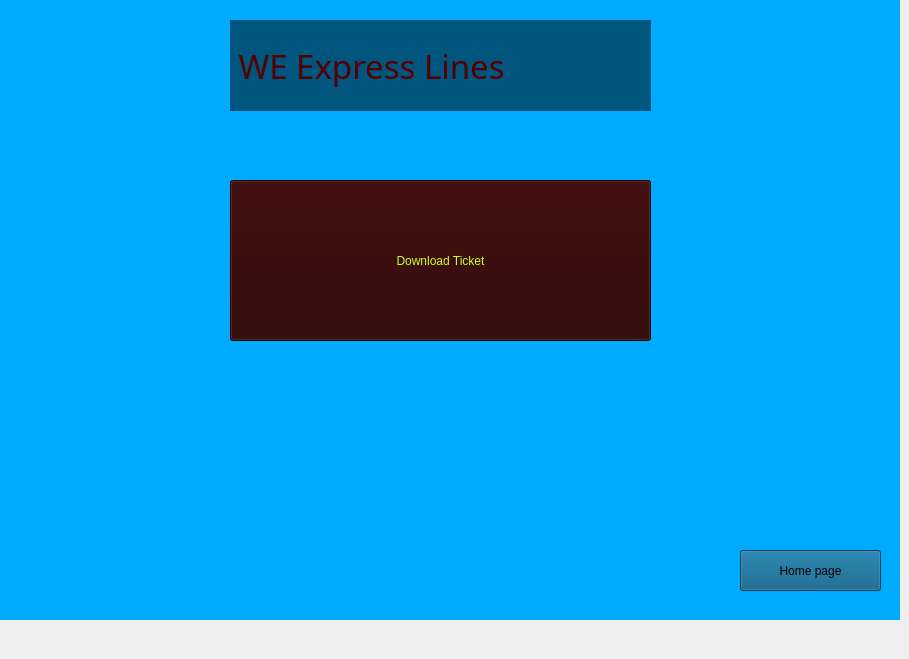
    <widget class="QWidget" name="Download_Refund_Ticket_page">
     <widget class="QLabel" name="label_185">
      <property name="geometry">
       <rect>
        <x>0</x>
        <y>-30</y>
        <width>900</width>
        <height>650</height>
       </rect>
      </property>
      <property name="styleSheet">
       <string notr="true">background-color: rgb(0, 170, 255);</string>
      </property>
      <property name="text">
       <string/>
      </property>
      <property name="pixmap">
       <pixmap>C:/Users/USER/OneDrive/Pictures/working_picture/bus.jpg</pixmap>
      </property>
      <property name="scaledContents">
       <bool>true</bool>
      </property>
     </widget>
     <widget class="QPushButton" name="download_ticket_button">
      <property name="geometry">
       <rect>
        <x>230</x>
        <y>180</y>
        <width>421</width>
        <height>161</height>
       </rect>
      </property>
      <property name="styleSheet">
       <string notr="true">font: 28pt &quot;Ravie&quot;;
color: rgb(207, 255, 32);
background-color: rgb(43, 0, 0);</string>
      </property>
      <property name="text">
       <string>Download Ticket</string>
      </property>
     </widget>
     <widget class="QLabel" name="label_201">
      <property name="geometry">
       <rect>
        <x>230</x>
        <y>20</y>
        <width>421</width>
        <height>91</height>
       </rect>
      </property>
      <property name="font">
       <font>
        <family>Ravie</family>
        <pointsize>25</pointsize>
        <italic>false</italic>
        <bold>false</bold>
       </font>
      </property>
      <property name="styleSheet">
       <string notr="true">color: rgb(85, 0, 0);

background-color: rgb(0, 85, 127);
font: 25pt &quot;Ravie&quot;;</string>
      </property>
      <property name="text">
       <string> WE Express Lines</string>
      </property>
     </widget>
     <widget class="QPushButton" name="home_page_button">
      <property name="geometry">
       <rect>
        <x>740</x>
        <y>550</y>
        <width>141</width>
        <height>41</height>
       </rect>
      </property>
      <property name="styleSheet">
       <string notr="true">font: 700 14pt &quot;Segoe UI&quot;;
color: rgb(0, 0, 0);
background-color: rgb(0, 85, 127);</string>
      </property>
      <property name="text">
       <string>Home page</string>
      </property>
     </widget>
    </widget>
